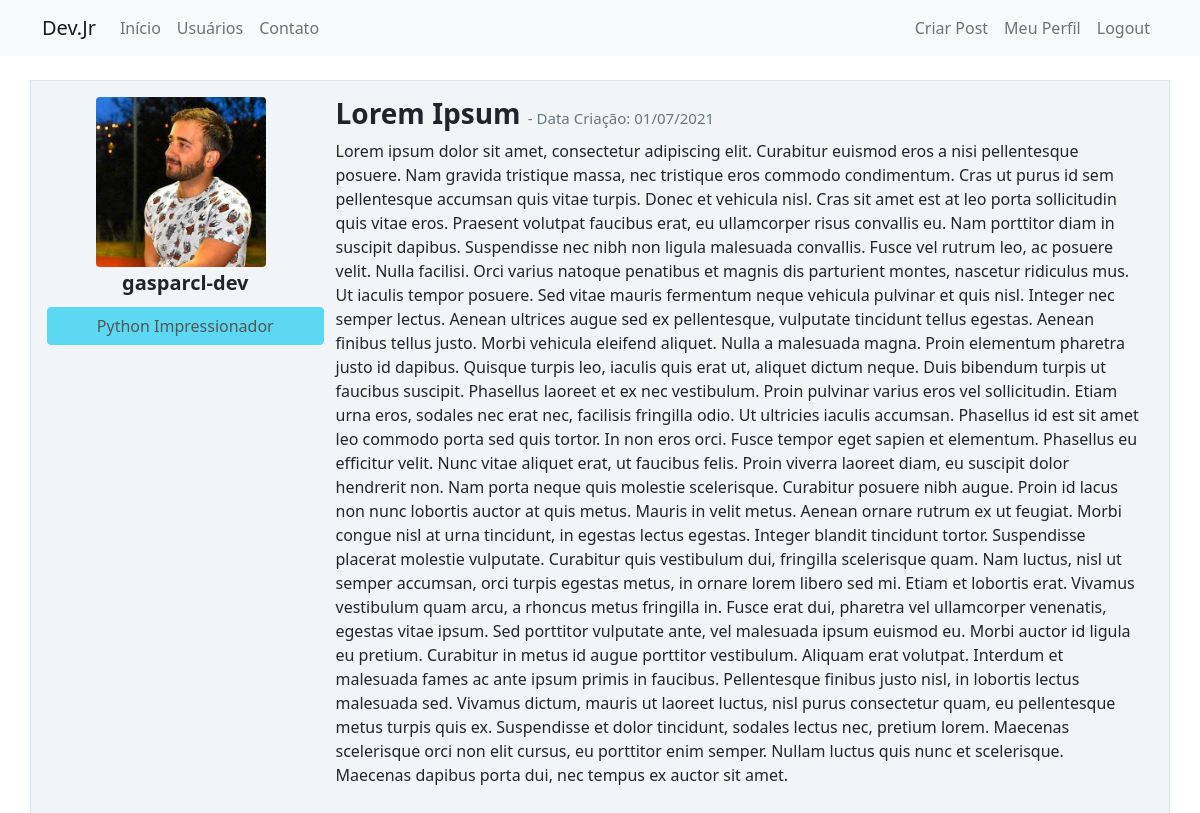
Screenshot of /post/3 (signed in) with the database file from the repository.
### WeconBiochem/models.py (models this page shows, shortened)
class Usuario(database.Model, UserMixin):
    id = database.Column(database.Integer, primary_key=True)
    username = database.Column(database.String, nullable=False)
    email = database.Column(database.String, nullable=False, unique=True)
    senha = database.Column(database.String, nullable=False)
    foto_perfil = database.Column(database.String, default='default.jpg')
    posts = database.relationship('Post', backref='autor', lazy=True)
    cursos = database.Column(database.String, nullable=False, default='Não Informado')

class Post(database.Model):
    id = database.Column(database.Integer, primary_key=True)
    titulo = database.Column(database.String, nullable=False)
    corpo = database.Column(database.Text, nullable=False)
    data_criacao = database.Column(database.DateTime, nullable=False, default=datetime.utcnow)
    id_usuario = database.Column(database.Integer, database.ForeignKey('usuario.id'), nullable=False)

### WeconBiochem/routes.py (the view)
@app.route('/post/<post_id>', methods=['GET', 'POST'])
@login_required
def exibir_post(post_id):
    post = Post.query.get(post_id)
    if current_user == post.autor:
        form = FormCriarPost()
        if request.method == 'GET':
            form.titulo.data = post.titulo
            form.corpo.data = post.corpo
        elif form.validate_on_submit():
            post.titulo = form.titulo.data
            post.corpo = form.corpo.data
            database.session.commit()
            flash('Post Atualizado com Sucesso', 'alert-success')
            return redirect(url_for('home'))
    else:
        form = None
    return render_template('post.html', post=post, form=form)

### WeconBiochem/models.py (called while the page is built)
@login_manager.user_loader
def load_usuario(id_usuario):
    return Usuario.query.get(int(id_usuario))

### WeconBiochem/templates/post.html (shortened to what this page needs)
<head>
</head>
{% extends 'base.html' %}
{% block body %}
        <div class="container mt-3">
                <div class="row border mt-4 p-3 meupost">
                    <div class="col-3" style="text-align: center">
                        <div class="image pe-2"><img src="{{ url_for('static', filename='fotos_perfil/{}'.format(post.autor.foto_perfil)) }}" class="rounded" width="170"></div>
                        <div class="col mt-1" style="text-align: center">
                            <h5><strong>{{ post.autor.username }}</strong></h5>
                        </div>
                        <div class="row justify-content-center">
                            {% for curso in post.autor.cursos.split(';') %}
                                        <button type="button" class="btn btn-info mt-1" disabled>{{ curso }}</button>
                            {% endfor %}
                        </div>
                    </div>
                    <div class="col-9">
                        <h3>
                            <strong>{{ post.titulo }}</strong>
                            <small class="text-muted" style="font-size: 15px">- Data Criação: {{ post.data_criacao.strftime('%d/%m/%Y') }}
                            </small>
                        </h3>
                        <p>{{ post.corpo }}</p>
                    </div>
                </div>
        </div>
{% endblock %}

### WeconBiochem/static/main.css (style rules this page uses)
.meupost { background: #f2f5f8 !important; }

### rows the page displays
Usuario: foto_perfil (picture), autor.username "gasparcl-dev", cursos "Python Impressionador"
Post: titulo "Lorem Ipsum", data_criacao "01/07/2021", corpo "Lorem ipsum dolor sit amet, consectetur adipiscing elit. Curabitur euismod eros a nisi pellentesque posuere. Nam gravida tristique massa, nec tristique eros commodo condimentum. Cras ut purus id sem pellentesque accumsan quis vitae turpis. Donec et vehicula nisl. Cras sit amet est at leo porta sollicitudin quis vitae eros. Praesent volutpat faucibus erat, eu ullamcorper risus convallis eu. Nam porttitor diam in suscipit dapibus. Suspendisse nec nibh non ligula malesuada convallis. Fusce vel rutrum leo, ac posuere velit. Nulla facilisi. Orci varius natoque penatibus et magnis dis parturient montes, nascetur ridiculus mus. Ut iaculis tempor posuere. Sed vitae mauris fermentum neque vehicula…"
